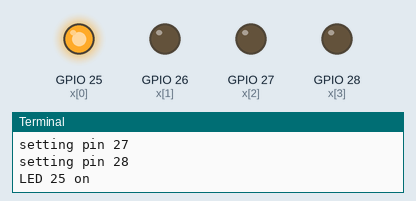
This program was run on a simulated Raspberry Pi (BCM pin numbers). On the bench: output pins drawn as LEDs (lit = HIGH), the last lines printed to the terminal. At 8.0 s the program stops and its outputs stay as they are.

Above: at 0.1 s.
At 2.1 s:
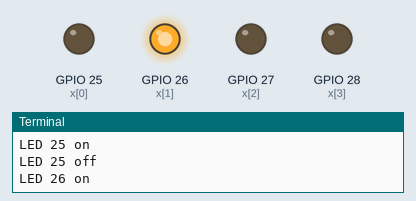
At 4.1 s:
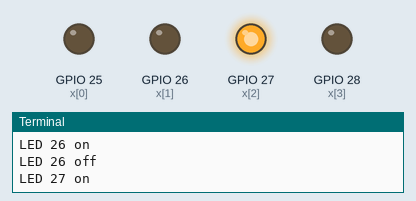
At 6.1 s:
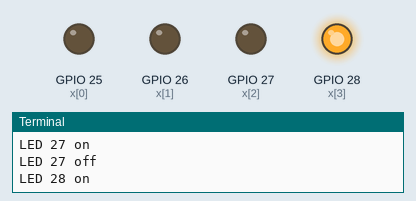
At 7.1 s:
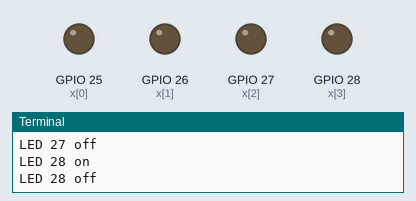
Timing chart, 0 to 8.6 s (numbered marks = the images above):
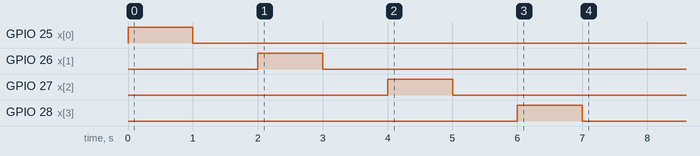

The program:

newLED.py
```python
import RPi.GPIO as GPIO
import time
GPIO.setmode(GPIO.BCM)
GPIO.setwarnings(False)
for x in range(25,29):
	print "setting pin %d" % (x)
	GPIO.setup(x,GPIO.OUT)
for x in range(25,29):
	print "LED %d on" % (x)
	GPIO.output(x,GPIO.HIGH)
	time.sleep(1)
	GPIO.output(x,GPIO.LOW)
	print "LED %d off" % (x)
	time.sleep(1)
print("Done.")
```

Measured:
- by itself, GPIO 25 (x[0]): LOW → HIGH at 0.00 s, → LOW 1.0 s later
- by itself, GPIO 26 (x[1]): LOW → HIGH at 2.0 s, → LOW 1.0 s later
- by itself, GPIO 27 (x[2]): LOW → HIGH at 4.0 s, → LOW 1.0 s later
- by itself, GPIO 28 (x[3]): LOW → HIGH at 6.0 s, → LOW 1.0 s later
